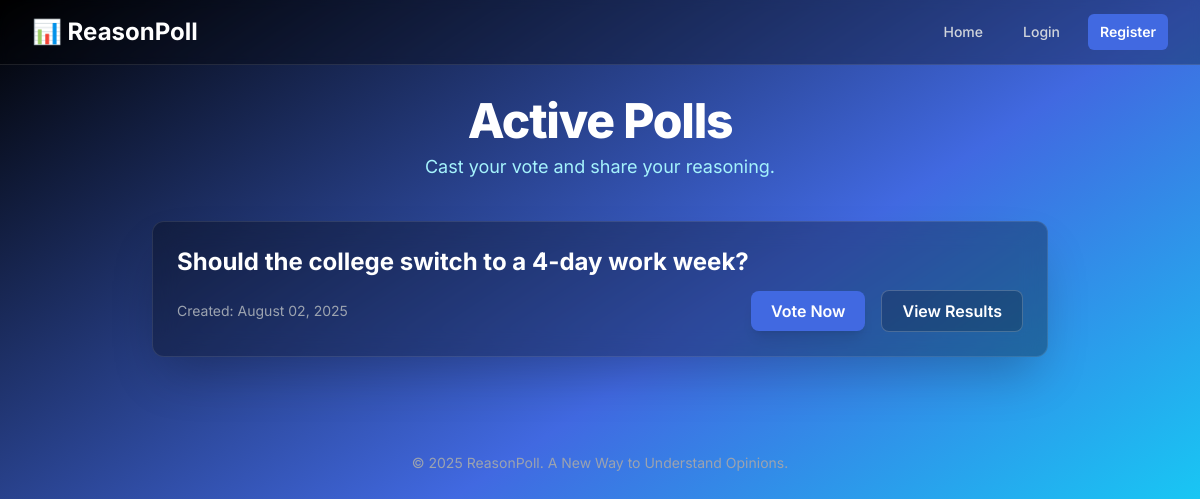
Before: / with the older database file.
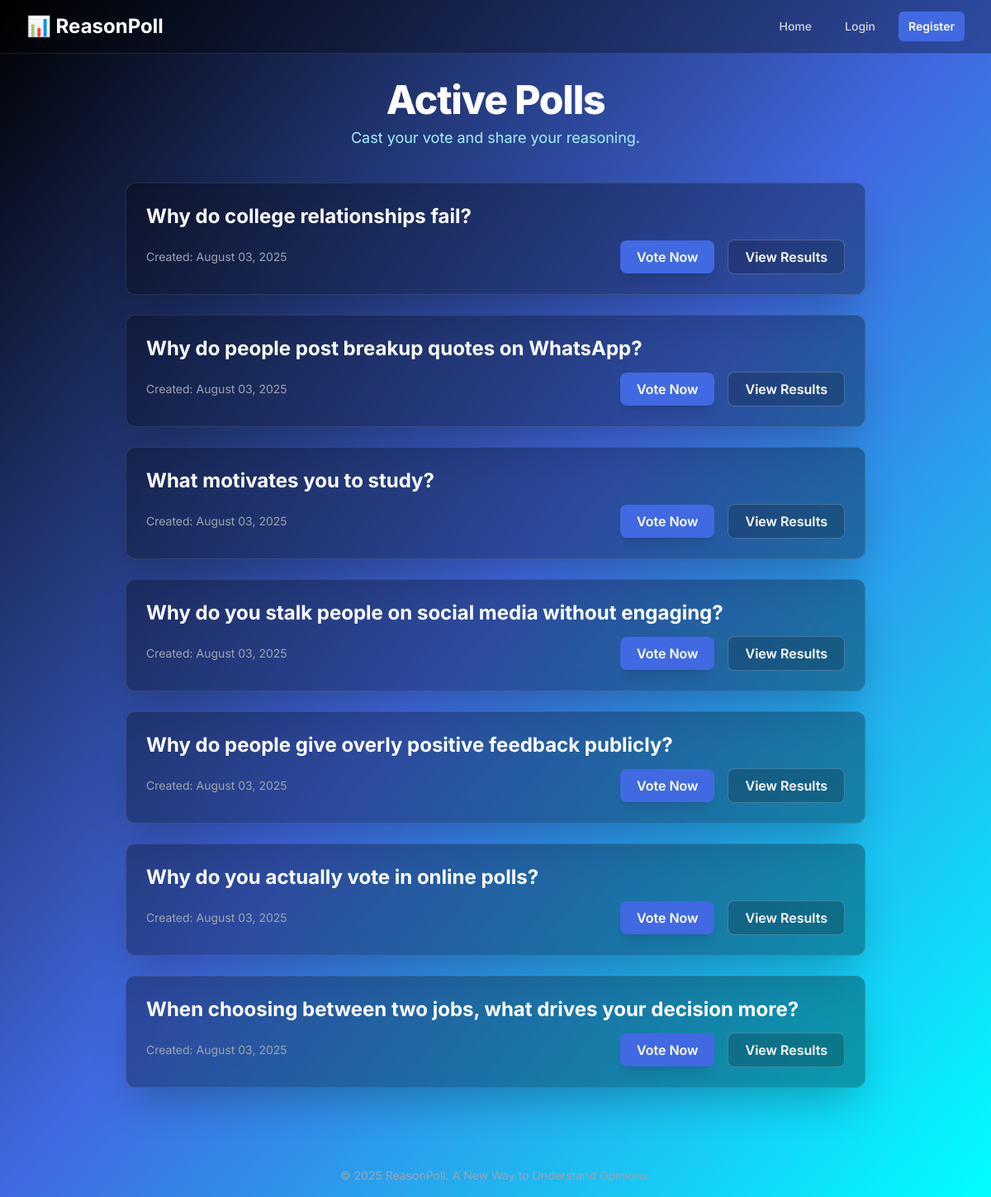
After: the same page with the newer database file.
### models.py (models this page shows, shortened)
class Poll(db.Model):
    id = db.Column(db.Integer, primary_key=True)
    question = db.Column(db.String(300), nullable=False)
    options = db.Column(db.String(500), nullable=False)
    created_at = db.Column(db.DateTime, default=datetime.utcnow)
    creator_id = db.Column(db.Integer, db.ForeignKey('user.id'), nullable=False)
    creator = db.relationship('User', backref=db.backref('polls', lazy=True))
    responses = db.relationship('Response', backref='poll', lazy=True, cascade="all, delete-orphan")

### app.py (the view)
@app.route("/")
def home():
    polls = Poll.query.order_by(Poll.created_at.desc()).all()
    return render_template("index.html", polls=polls)

### templates/index.html (shortened to what this page needs)
{% extends "layout.html" %}
{% block content %}
<div class="text-center mb-10">
    <h1 class="text-5xl font-extrabold tracking-tight text-white">Active Polls</h1>
    <p class="mt-2 text-lg text-cyan-200">Cast your vote and share your reasoning.</p>
</div>
<div class="space-y-6 max-w-4xl mx-auto">
    {% if polls %}
        {% for poll in polls %}
        <div class="bg-black/30 backdrop-blur-md p-6 rounded-xl shadow-2xl border border-white/10 hover:border-cyan-400 transition-all duration-300">
            <h2 class="text-2xl font-bold text-white mb-3">{{ poll.question }}</h2>
            <div class="flex flex-col sm:flex-row justify-between items-center gap-4">
                <p class="text-sm text-gray-400">Created: {{ poll.created_at.strftime('%B %d, %Y') }}</p>
                <div class="flex items-center gap-4">
                    <a href="{{ url_for('vote', poll_id=poll.id) }}" class="inline-block bg-royal-blue text-white font-semibold px-5 py-2 rounded-lg hover:bg-blue-500 transition-colors shadow-lg">Vote Now</a>
                    <a href="{{ url_for('results', poll_id=poll.id) }}" class="inline-block bg-black/20 border border-white/20 text-white font-semibold px-5 py-2 rounded-lg hover:bg-white/20 transition-colors">View Results</a>
                </div>
            </div>
        </div>
        {% endfor %}
    {% endif %}
</div>
{% endblock %}

### templates/layout.html (shortened to what this page needs)
<!DOCTYPE html>
<html lang="en">
<head>
    <script src="https://cdn.tailwindcss.com"></script>
</head>
<body class="bg-gradient-to-br from-black via-royal-blue to-neon-cyan text-slate-100 min-h-screen">
    <nav class="bg-black/30 backdrop-blur-sm border-b border-white/10 sticky top-0 z-50">
        <div class="max-w-7xl mx-auto px-4 sm:px-6 lg:px-8">
            <div class="flex items-center justify-between h-16">
                <div class="flex items-center">
                    <a href="{{ url_for('home') }}" class="text-2xl font-bold text-white">📊 ReasonPoll</a>
                </div>
                <div class="flex items-center space-x-4">
                    <a href="{{ url_for('home') }}" class="text-gray-300 hover:bg-black/20 hover:text-white px-3 py-2 rounded-md text-sm font-medium">Home</a>
                    {% if current_user.is_authenticated %}
                        {% if current_user.role == 'admin' %}
                            <a href="{{ url_for('admin') }}" class="bg-neon-cyan/80 text-black font-bold hover:bg-neon-cyan px-3 py-2 rounded-md text-sm">Create Poll</a>
                        {% endif %}
                        <span class="text-gray-400">Welcome, {{ current_user.username }}!</span>
                        <a href="{{ url_for('logout') }}" class="text-gray-300 hover:bg-black/20 hover:text-white px-3 py-2 rounded-md text-sm font-medium">Logout</a>
                    {% else %}
                        <a href="{{ url_for('login') }}" class="text-gray-300 hover:bg-black/20 hover:text-white px-3 py-2 rounded-md text-sm font-medium">Login</a>
                        <a href="{{ url_for('register') }}" class="bg-royal-blue text-white font-semibold hover:bg-blue-500 px-3 py-2 rounded-md text-sm">Register</a>
                    {% endif %}
                </div>
            </div>
        </div>
    </nav>
    <main class="max-w-7xl mx-auto px-4 sm:px-6 lg:px-8 py-8">
        {% block content %}{% endblock %}
    </main>
    <footer class="mt-12 py-4">
        <div class="max-w-7xl mx-auto px-4 sm:px-6 lg:px-8 text-center text-gray-400 text-sm">
            &copy; 2025 ReasonPoll. A New Way to Understand Opinions.
        </div>
    </footer>
</body>
</html>

### templates/layout.html (style rules this page uses)
body { font-family: 'Inter', sans-serif; }

Changed rows visible on the page:
removed Poll: question "Should the college switch to a 4-day work week?", created_at "August 02, 2025"
added Poll: question "Why do college relationships fail?", created_at "August 03, 2025"
added Poll: question "Why do people post breakup quotes on WhatsApp?", created_at "August 03, 2025"
added Poll: question "What motivates you to study?", created_at "August 03, 2025"
added Poll: question "Why do you stalk people on social media without engaging?", created_at "August 03, 2025"
added Poll: question "Why do people give overly positive feedback publicly?", created_at "August 03, 2025"
added Poll: question "Why do you actually vote in online polls?", created_at "August 03, 2025"
added Poll: question "When choosing between two jobs, what drives your decision more?", created_at "August 03, 2025"
